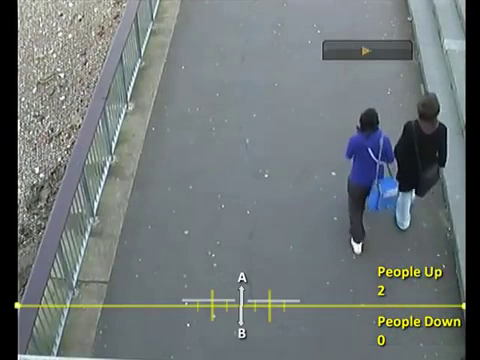
#> input picture frame 31 of test3.mp4, 480 x 360 px, given in place of test2.mp4, which was not available
$ python final_count.py
#> lines starting #> are read from the running program, lines starting #| are printed output that depends on the picture; after the words box and inside, x2 and y2 are one past the last pixel; in counts of white or black regions, pixels touching at a corner belong together; pictures that were not available may be replaced by others from this repository, and a replacement may not be noted
############################################
## Import OpenCV
import numpy as np
import cv2

kernel = cv2.getStructuringElement(cv2.MORPH_ELLIPSE, (3,3))
cap  =  cv2.VideoCapture("test2.mp4")
i    =  1
cin  =  0
cout =  0
pre  =  0
prei =  800
# fourcc = cv2.VideoWriter_fourcc(*'XVID')
# out = cv2.VideoWriter('Video_output.mp4',fourcc,2, (680,720),1)
############################################

############################################
## Video Loop
while(1):
    ## Read the image
    ret, img = cap.read()
#> img is the input picture: shape (360, 480, 3); mean B, G, R 118.6, 117.9, 110.7
    ## Do the processing
    if ret:
        img=img[80:,100:]
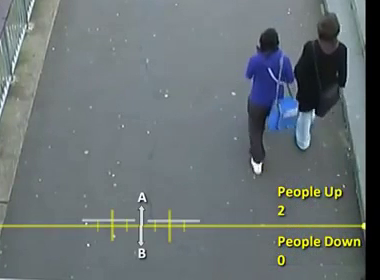
#> img: shape (280, 380, 3); mean B, G, R 115.5, 113.7, 105.2
        height, width, channels = img.shape
#> height = 280; width = 380; channels = 3
        img = cv2.medianBlur(img,5)
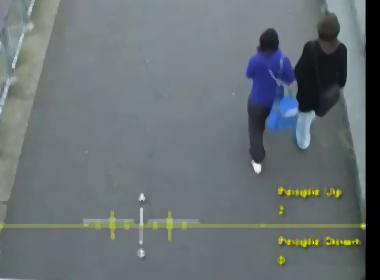
#> img: shape (280, 380, 3); mean B, G, R 115.5, 113, 104.5

        dilation = cv2.dilate(img, kernel, iterations = 4)
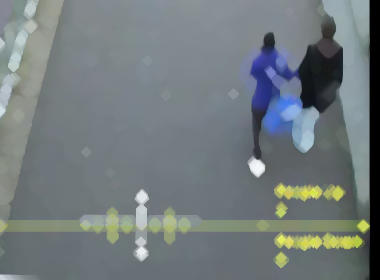
#> dilation: shape (280, 380, 3); mean B, G, R 124.5, 122.9, 114
        img = cv2.erode(dilation, kernel, iterations = 6)
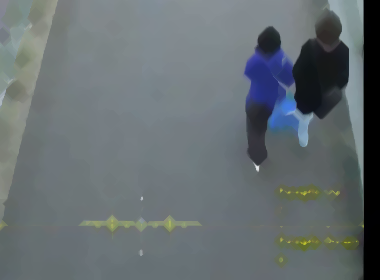
#> img: shape (280, 380, 3); mean B, G, R 113.4, 110.2, 101.8

        hsv=cv2.cvtColor(img, cv2.COLOR_BGR2HSV)
#> hsv: shape (280, 380, 3); mean H, S, V 90.3, 33.3, 115.2

        lower = np.array([0,0,27])
        upper= np.array([200,255,255])
        mask=cv2.inRange(hsv,lower,upper)
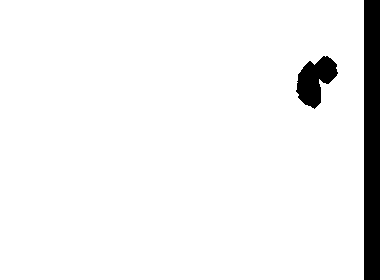
#> mask: shape (280, 380); 94.6% white; 2 black regions

        def iscrossin(prei,cur):
            if(prei<width/2 and cur>width/2):
                return 1
            else:
                return 0
        def iscrossout(pre,cur):
            if(prei>width/2 and cur<width/2):
                return 1
            else:
                return 0
        ret,mask = cv2.threshold(mask,127,255,cv2.THRESH_BINARY)
        contours, hierarchy = cv2.findContours(mask.copy(), cv2.RETR_TREE, cv2.CHAIN_APPROX_SIMPLE)
#> contours = 2 contours; box (x1, y1, x2, y2) and area: (0, 0, 364, 280) 101277, (295, 55, 339, 110) 1346
        n=len(contours)
#> n = 2
        cnt=0
        m=0
        # Draw horizontal line at y = height//2
        line_y = height // 2
#> line_y = 140
        img = cv2.line(img, (0, line_y), (width, line_y), (0, 0, 255), 4)
        for i in range(1,n):
                area=cv2.contourArea(contours[i])
                # print area
                if(area>10000 and area<25000):
                    m=area
                    # print m
                    cnt=i

                    M=cv2.moments(contours[cnt])
                    cx=int(M['m10']/M['m00'])
                    cy=int(M['m01']/M['m00'])

                    x,y,w,h = cv2.boundingRect(contours[cnt])
                    cv2.rectangle(img,(x,y),(x+w,y+h),(0,255,0),2)
                    cur=cx
                    if(iscrossin(prei,cur)):
                        if(abs(prei-cur)<60):
                            cout+=1
                    elif(iscrossout(pre,cur)):
                        if(abs(pre-cur)<60):
                            cin+=1
                        else:
                            a=0
                    pre=cur
                    prei=cur
#> this loop made 1 pass
#> area on pass 1: 1345.5
#> after the loop, cin = 0; cout = 0
        ## Show the image
        IN="IN: "+str(cin)
#> IN = 'IN: 0'
        OUT="OUT: "+str(cout)
#> OUT = 'OUT: 0'
        cv2.putText(img,IN, (10, 50),cv2.FONT_HERSHEY_SIMPLEX, 0.8, (0, 255, 0), 2)
        cv2.putText(img,OUT, (10,100),cv2.FONT_HERSHEY_SIMPLEX, 0.8, (0, 255, 0), 2)
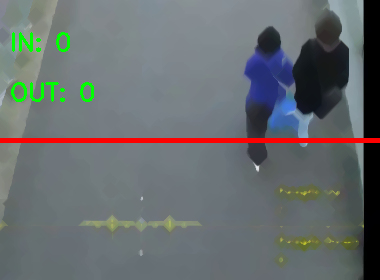
#> img: shape (280, 380, 3); mean B, G, R 110.2, 109.2, 103.5
        cv2.imshow('image',img)
        # out.write(img)
        ## End the video loop
        cv2.waitKey(1)
    else:
        break

## Close and exit
cap.release()
cv2.destroyAllWindows()
